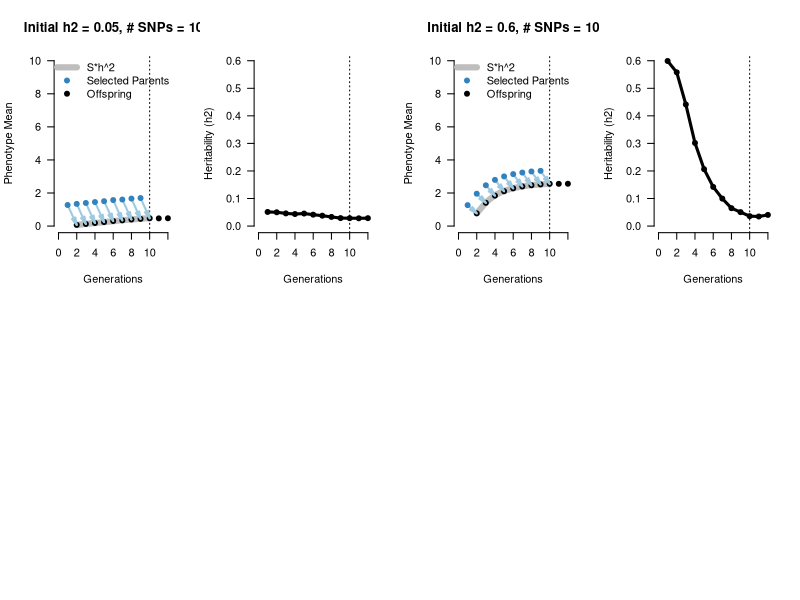

Source code (R): (Note: a time limit stopped this script after it produced the figure.)
# Modeling the long term response to selection under the Breeder's Equation and different trait architecture
# See Coop for single generation simulations: https://github.com/cooplab/popgen-notes/blob/master/Rcode/Quant_gen/QT3.R

library("shape")

# recombination shuffles the loci
recomb = TRUE
# samples
N = 5e3

allele.freq = 0.5
sel = 0.25
gens = 12
stop_selection = 10
seeds = 5
par(mfrow=c(2,4))

for ( M in c(10,1000) ) {
for ( hsq in c(0.05,0.6) ) {


all_parental_mean = matrix(NA,nrow=seeds,ncol=gens)
all_offspring_mean = matrix(NA,nrow=seeds,ncol=gens)
all_hsq = matrix(NA,nrow=seeds,ncol=gens)
all_expected_mean = matrix(NA,nrow=seeds,ncol=gens)

for ( s in 1:seeds ) {
# generate parents
mum.hap.1<-matrix(rbinom(N*M,1,allele.freq),nrow=N)
mum.hap.2<-matrix(rbinom(N*M,1,allele.freq),nrow=N)
dad.hap.1<-matrix(rbinom(N*M,1,allele.freq),nrow=N)
dad.hap.2<-matrix(rbinom(N*M,1,allele.freq),nrow=N)
betas = rnorm(M,0,1)

for ( i in 1:gens ) {
  
  # generate genetic value
  mum.geno<-mum.hap.1+mum.hap.2
  mum.gv = mum.geno %*% betas
  dad.geno<-dad.hap.1+dad.hap.2
  dad.gv = dad.geno %*% betas
  
  if ( i == 1 ) {
    genetic_var = var(c(mum.gv,dad.gv))
    genetic_mean = mean(c(mum.gv,dad.gv))
  }
  mum.gv = (mum.gv - genetic_mean)/sqrt(genetic_var)
  dad.gv = (dad.gv - genetic_mean)/sqrt(genetic_var)
  
  mum.y = sqrt(hsq) * mum.gv + rnorm(N,0,sqrt(1-hsq))
  dad.y = sqrt(hsq) * dad.gv + rnorm(N,0,sqrt(1-hsq))
  
  cur_hsq = cor(c(mum.y,dad.y),c(mum.gv,dad.gv))^2
  #cat( mean(c(mum.y,dad.y)) , cur_hsq , '\n' )
  
  all_hsq[s,i] = cur_hsq
  all_offspring_mean[s,i] = mean(c(mum.y,dad.y))
  
  # select on phenotype
  if ( i >= stop_selection ) {
    top.sel.per.mums<- sample( length(mum.y) )
    top.sel.per.dads<- sample( length(dad.y) )
  } else { 
    top.sel.per.mums<- sample(which(mum.y>quantile(mum.y,p=1-sel)),N,replace=T)
    top.sel.per.dads<- sample(which(dad.y>quantile(dad.y,p=1-sel)),N,replace=T)
  }
  all_parental_mean[s,i] = mean(c(mum.y[top.sel.per.mums],dad.y[top.sel.per.dads]))
  
  dad.hap.1 = dad.hap.2[top.sel.per.dads,]
  dad.hap.2 = mum.hap.1[top.sel.per.mums,]
  mum.hap.1 = dad.hap.1[top.sel.per.dads,]
  mum.hap.2 = mum.hap.2[top.sel.per.mums,]
  
  if ( recomb ) {
    for ( m in 1:M ) {
      dad.hap.1[,m] = dad.hap.2[sample(N),m]
      dad.hap.2[,m] = mum.hap.1[sample(N),m]
      mum.hap.1[,m] = dad.hap.1[sample(N),m]
      mum.hap.2[,m] = mum.hap.2[sample(N),m]      
    }
  }
  
  # expected response
  S = mean((mum.y)[which(mum.y>quantile(mum.y,p=1-sel))]) - mean((mum.y))
  all_expected_mean[s,i] = mean(mum.y) + cur_hsq * S
  #cat( "Expected:" , mean(mum.y) + cur_hsq * S , '\n' )
}
}

expected_mean = apply(all_expected_mean,2,mean)
offspring_mean = apply(all_offspring_mean,2,mean)
all_hsq = apply(all_hsq,2,mean)
parental_mean = apply(all_parental_mean,2,mean)

plot( 1:gens , offspring_mean , type="n" , las=1, xlim=c(0,gens),ylim=c(0,10) , pch=19, bty="n" , xlab="Generations" , ylab="Phenotype Mean",main=paste("Initial h2 = ",hsq,", # SNPs = ",M,sep=''))
abline(v=stop_selection,lty=3)
lines( 2:(stop_selection) , expected_mean[1:(stop_selection-1)] , col="gray" , lwd=6 )
points( 2:gens , offspring_mean[2:gens] , pch=19 )
Arrows(x0=1:(stop_selection-1),y0=parental_mean[1:(stop_selection-1)],x1=2:stop_selection,y1=offspring_mean[2:stop_selection],lwd=2,col="#9ecae1",arr.length=0.15,arr.adj=1,arr.type = "triangle")
points( 1:(stop_selection-1) , parental_mean[1:(stop_selection-1)] , pch=19, col="#3182bd" )
legend("topleft",legend=c("S*h^2","Selected Parents","Offspring"),lwd=c(6,NA,NA),pch=c(NA,19,19),col=c("gray","#3182bd","black"),bty="n")

#lines( 1:gens , parental_mean , las=1, type="l" , lwd=3 , lty=3, col="royalblue", bty="n" , xlab="Generations" , ylab="Mean")
plot( 1:gens , all_hsq , type="l", las=1, lwd=3 , bty="n" , xlab="Generations" , ylab="Heritability (h2)",ylim=c(0,0.6),xlim=c(0,gens))
abline(v=stop_selection,lty=3)
points( 1:gens , all_hsq , pch=19 )

}
}
